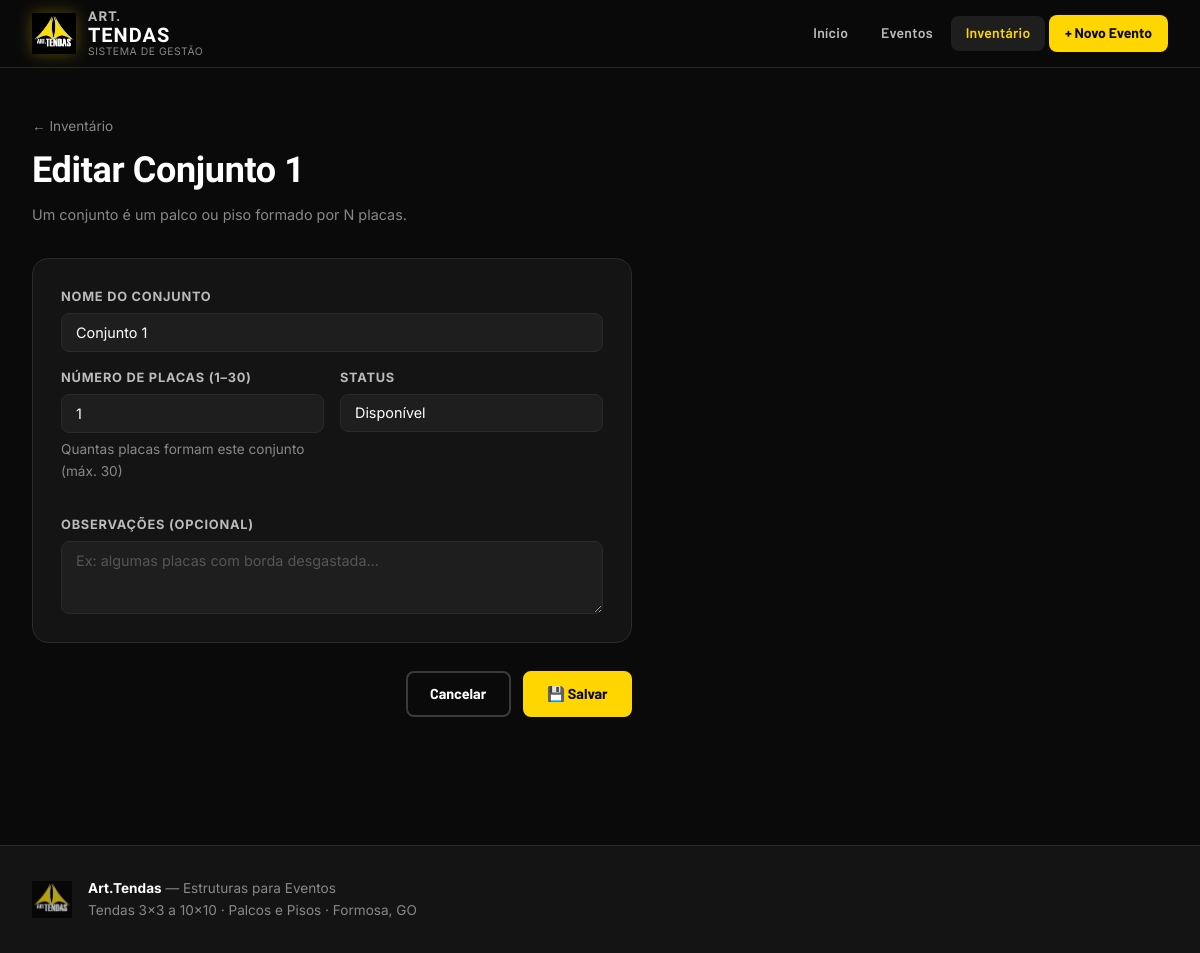
Page /inventario/palco/1/editar/ on the committed database.
### inventario/models.py (models this page shows, shortened)
class ConjuntoPalco(models.Model):
    STATUS = [
        ('disponivel', 'Disponível'),
        ('em_uso',     'Em Uso'),
        ('manutencao', 'Em Manutenção'),
    ]
    nome             = models.CharField('Nome do Conjunto', max_length=100)
    quantidade_placas = models.PositiveIntegerField(
        'Número de Placas',
        validators=[MinValueValidator(1), MaxValueValidator(30)],
        help_text='Quantas placas formam este conjunto (máx. 30)'
    )
    status      = models.CharField('Status', max_length=20, choices=STATUS, default='disponivel')
    observacoes = models.TextField('Observações', blank=True)
    class Meta:
        verbose_name = 'Conjunto de Palco/Piso'
        verbose_name_plural = 'Conjuntos de Palco/Piso'
        ordering = ['quantidade_placas']

### inventario/views.py (the view)
# urls.py: path('palco/<int:pk>/editar/', views.editar_conjunto,  name='editar_conjunto'),
def editar_conjunto(request, pk):
    conjunto = get_object_or_404(ConjuntoPalco, pk=pk)
    if request.method == 'POST':
        form = ConjuntoPalcoForm(request.POST, instance=conjunto)
        if form.is_valid():
            form.save()
            messages.success(request, 'Conjunto atualizado com sucesso!')
            return redirect('inventario:inventario')
    else:
        form = ConjuntoPalcoForm(instance=conjunto)
    return render(request, 'inventario/form_conjunto.html', {
        'form': form, 'titulo': f'Editar {conjunto.nome}', 'conjunto': conjunto
    })

### inventario/forms.py
class ConjuntoPalcoForm(forms.ModelForm):
    class Meta:
        model = ConjuntoPalco
        fields = ['nome', 'quantidade_placas', 'status', 'observacoes']
        widgets = {
            'nome': forms.TextInput(attrs={
                'class': 'form-control',
                'placeholder': 'Ex: Palco Principal, Piso Casamento...'
            }),
            'quantidade_placas': forms.NumberInput(attrs={
                'class': 'form-control', 'min': '1', 'max': '30'
            }),
            'status':     forms.Select(attrs={'class': 'form-control'}),
            'observacoes': forms.Textarea(attrs={
                'class': 'form-control', 'rows': 3,
                'placeholder': 'Ex: algumas placas com borda desgastada...'
            }),
        }
        labels = {
            'nome':              'Nome do Conjunto',
            'quantidade_placas': 'Número de Placas (1–30)',
            'status':            'Status',
            'observacoes':       'Observações (opcional)',
        }

### templates/inventario/form_conjunto.html (shortened to what this page needs)
{% extends 'base.html' %}
{% block nav_inventario %}active{% endblock %}
{% block content %}
<div class="page-header">
  <div>
    <a href="{% url 'inventario:inventario' %}" class="breadcrumb">← Inventário</a>
    <h1 class="page-title">{{ titulo }}</h1>
    <p class="page-sub">Um conjunto é um palco ou piso formado por N placas.</p>
  </div>
</div>
<div class="form-container form-container--sm">
  <form method="post">
    <div class="form-section">
      <div class="form-grid">
        {% for field in form %}
        <div class="form-group {% if field.name == 'observacoes' or field.name == 'nome' %}form-group--full{% endif %}">
          <label>{{ field.label }}</label>
          {{ field }}
          {% if field.help_text %}<span class="form-hint">{{ field.help_text }}</span>{% endif %}
        </div>
        {% endfor %}
      </div>
    </div>
    <div class="form-actions">
      <a href="{% url 'inventario:inventario' %}" class="btn btn-outline">Cancelar</a>
      <button type="submit" class="btn btn-primary">💾 Salvar</button>
    </div>
  </form>
</div>
{% endblock %}

### static/css/style.css (style rules this page uses)
*, *::before, *::after { box-sizing: border-box; margin: 0; padding: 0; }
:root { --black: #0A0A0A; --black-2: #141414; --black-3: #1E1E1E; --black-4: #2A2A2A; --gray: #3A3A3A; --gray-2: #555; --gray-3: #888; --gray-4: #bbb; --yellow: #FFD600; --yellow-dim: #FFEA70; --yellow-dark: #C8A800; --white: #FFFFFF; --green: #00C853; --red: #F44336; --radius: 8px; --radius-lg: 16px; --shadow: 0 4px 24px rgba(0,0,0,0.4); --transition: 0.2s ease; }
html { font-size: 16px; scroll-behavior: smooth; }
body { background: var(--black); color: var(--white); font-family: 'Inter', 'Barlow', sans-serif; line-height: 1.6; min-height: 100vh; }
a { color: var(--yellow); text-decoration: none; }
.btn { display: inline-flex; align-items: center; gap: 0.4rem; padding: 0.6rem 1.4rem; border-radius: var(--radius); font-family: 'Barlow', sans-serif; font-weight: 700; font-size: 0.9rem; cursor: pointer; border: 2px solid transparent; transition: var(--transition); text-decoration: none; white-space: nowrap; }
.btn-primary { background: var(--yellow); color: var(--black); border-color: var(--yellow); }
.btn-outline { background: transparent; color: var(--white); border-color: var(--gray); }
.page-header { display: flex; align-items: flex-start; justify-content: space-between; gap: 1rem; margin-bottom: 2rem; padding-top: 1rem; }
.breadcrumb { font-size: 0.85rem; color: var(--gray-3); display: block; margin-bottom: 0.25rem; }
.page-title { font-family: 'Barlow Condensed', sans-serif; font-weight: 900; font-size: 2.25rem; letter-spacing: -0.01em; }
.page-sub { color: var(--gray-3); font-size: 0.9rem; margin-top: 0.2rem; }
.form-container { max-width: 900px; }
.form-container--sm { max-width: 600px; }
.form-section { background: var(--black-2); border: 1px solid var(--black-4); border-radius: var(--radius-lg); padding: 1.75rem; margin-bottom: 1.25rem; }
.form-hint { font-size: 0.85rem; color: var(--gray-3); margin-bottom: 1rem; }
.form-grid { display: grid; grid-template-columns: 1fr 1fr; gap: 1rem; }
.form-group { display: flex; flex-direction: column; gap: 0.4rem; }
.form-group--full { grid-column: 1 / -1; }
.form-group label { font-size: 0.8rem; font-weight: 700; color: var(--gray-4); text-transform: uppercase; letter-spacing: 0.06em; }
.form-control { background: var(--black-3); border: 1px solid var(--black-4); border-radius: var(--radius); color: var(--white); padding: 0.6rem 0.875rem; font-size: 0.9rem; font-family: 'Inter', sans-serif; transition: var(--transition); width: 100%; }
.form-control::placeholder { color: var(--gray-2); }
select.form-control { appearance: none; cursor: pointer; }
select.form-control option { background: var(--black-3); }
.form-actions { display: flex; gap: 0.75rem; justify-content: flex-end; padding-top: 0.5rem; }

### rows in the picture
ConjuntoPalco: form "Conjunto 1" "1" "Disponível"

### other values in the picture
{{ titulo }} "Editar Conjunto 1"
{{ field.label }} "NOME DO CONJUNTO" "NÚMERO DE PLACAS (1–30)" "STATUS" "OBSERVAÇÕES (OPCIONAL)"
{{ field.help_text }} "Quantas placas formam este conjunto (máx. 30)"
